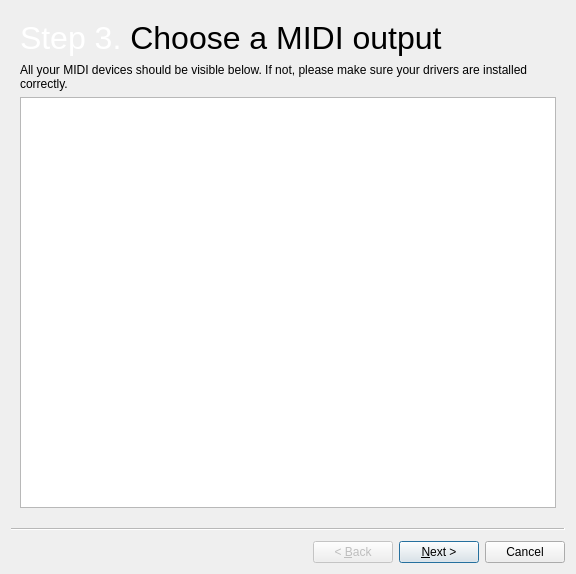
<?xml version="1.0" encoding="UTF-8"?>
<ui version="4.0">
 <class>MidiWizard</class>
 <widget class="QWizard" name="MidiWizard">
  <property name="geometry">
   <rect>
    <x>0</x>
    <y>0</y>
    <width>576</width>
    <height>574</height>
   </rect>
  </property>
  <property name="windowTitle">
   <string>Wizard</string>
  </property>
  <widget class="QWizardPage" name="wizardPage">
   <layout class="QVBoxLayout" name="verticalLayout_3">
    <item>
     <widget class="QLabel" name="label_12">
      <property name="text">
       <string>&lt;html&gt;&lt;head/&gt;&lt;body&gt;&lt;p&gt;&lt;span style=&quot; font-size:24pt; color:#ffffff;&quot;&gt;Step 3. &lt;/span&gt;&lt;span style=&quot; font-size:24pt; color:#000000;&quot;&gt;Choose a MIDI output&lt;/span&gt;&lt;/p&gt;&lt;/body&gt;&lt;/html&gt;</string>
      </property>
     </widget>
    </item>
    <item>
     <widget class="QLabel" name="label_11">
      <property name="text">
       <string>All your MIDI devices should be visible below. If not, please make sure your drivers are installed correctly.</string>
      </property>
      <property name="wordWrap">
       <bool>true</bool>
      </property>
     </widget>
    </item>
    <item>
     <widget class="QListWidget" name="listWidget_out_3"/>
    </item>
   </layout>
  </widget>
  <widget class="QWizardPage" name="wizardPage_2">
   <layout class="QVBoxLayout" name="verticalLayout_4">
    <item>
     <widget class="QLabel" name="label_13">
      <property name="text">
       <string>&lt;html&gt;&lt;head/&gt;&lt;body&gt;&lt;p&gt;&lt;span style=&quot; font-size:24pt; color:#ffffff;&quot;&gt;Step 4. &lt;/span&gt;&lt;span style=&quot; font-size:24pt; color:#000000;&quot;&gt;Configure your MIDI setup&lt;/span&gt;&lt;/p&gt;&lt;/body&gt;&lt;/html&gt;</string>
      </property>
     </widget>
    </item>
    <item>
     <widget class="QLabel" name="label_14">
      <property name="text">
       <string>Tip: You can use channels to have many instruments sound on the same physical device. It is advised that each track has its own channel. Not all MIDI instruments support all programs.</string>
      </property>
      <property name="wordWrap">
       <bool>true</bool>
      </property>
     </widget>
    </item>
    <item>
     <layout class="QGridLayout" name="gridLayout">
      <item row="4" column="1">
       <widget class="QLineEdit" name="lineEdit">
        <property name="placeholderText">
         <string>Search...</string>
        </property>
       </widget>
      </item>
      <item row="0" column="1">
       <widget class="QComboBox" name="comboBox">
        <item>
         <property name="text">
          <string>Channel A</string>
         </property>
        </item>
        <item>
         <property name="text">
          <string>Channel B</string>
         </property>
        </item>
        <item>
         <property name="text">
          <string>Channel C</string>
         </property>
        </item>
        <item>
         <property name="text">
          <string>Channel D</string>
         </property>
        </item>
        <item>
         <property name="text">
          <string>Channel E</string>
         </property>
        </item>
        <item>
         <property name="text">
          <string>Channel F</string>
         </property>
        </item>
        <item>
         <property name="text">
          <string>Channel G</string>
         </property>
        </item>
        <item>
         <property name="text">
          <string>Channel H</string>
         </property>
        </item>
        <item>
         <property name="text">
          <string>Channel I</string>
         </property>
        </item>
        <item>
         <property name="text">
          <string>Percussion (Channel J)</string>
         </property>
        </item>
        <item>
         <property name="text">
          <string>Channel K</string>
         </property>
        </item>
        <item>
         <property name="text">
          <string>Channel L</string>
         </property>
        </item>
        <item>
         <property name="text">
          <string>Channel M</string>
         </property>
        </item>
        <item>
         <property name="text">
          <string>Channel N</string>
         </property>
        </item>
        <item>
         <property name="text">
          <string>Channel O</string>
         </property>
        </item>
        <item>
         <property name="text">
          <string>Channel P</string>
         </property>
        </item>
       </widget>
      </item>
      <item row="1" column="1">
       <widget class="QLabel" name="label_2">
        <property name="text">
         <string>No other track is currently using this channel!</string>
        </property>
       </widget>
      </item>
      <item row="3" column="1">
       <widget class="QListWidget" name="listWidget_out_4"/>
      </item>
      <item row="3" column="0">
       <widget class="QLabel" name="label_3">
        <property name="text">
         <string>Program:</string>
        </property>
        <property name="alignment">
         <set>Qt::AlignLeading|Qt::AlignLeft|Qt::AlignTop</set>
        </property>
       </widget>
      </item>
      <item row="0" column="0">
       <widget class="QLabel" name="label">
        <property name="text">
         <string>Channel:</string>
        </property>
       </widget>
      </item>
      <item row="2" column="1">
       <spacer name="verticalSpacer">
        <property name="orientation">
         <enum>Qt::Vertical</enum>
        </property>
        <property name="sizeType">
         <enum>QSizePolicy::Fixed</enum>
        </property>
        <property name="sizeHint" stdset="0">
         <size>
          <width>20</width>
          <height>15</height>
         </size>
        </property>
       </spacer>
      </item>
     </layout>
    </item>
   </layout>
  </widget>
  <widget class="QWizardPage" name="wizardPage1">
   <layout class="QVBoxLayout" name="verticalLayout">
    <item>
     <widget class="QLabel" name="label_7">
      <property name="text">
       <string>&lt;html&gt;&lt;head/&gt;&lt;body&gt;&lt;p&gt;&lt;span style=&quot; font-size:24pt; color:#ffffff;&quot;&gt;Step 5. &lt;/span&gt;&lt;span style=&quot; font-size:24pt; color:#000000;&quot;&gt;Choose a return&lt;/span&gt;&lt;/p&gt;&lt;/body&gt;&lt;/html&gt;</string>
      </property>
     </widget>
    </item>
    <item>
     <widget class="QLabel" name="label_8">
      <property name="text">
       <string>Tip: If your MIDI device has an audio out, you can plug it back into your computer and select it here. You can manage your audio inputs by selecting &quot;Audio Setup...&quot; from the Creator Live menu. You may need to have a special setup to avoid ground loops. If you do not have an audio return, choose &quot;No Input&quot;</string>
      </property>
      <property name="wordWrap">
       <bool>true</bool>
      </property>
     </widget>
    </item>
    <item>
     <widget class="QListWidget" name="listWidget_out"/>
    </item>
   </layout>
  </widget>
  <widget class="QWizardPage" name="wizardPage2">
   <layout class="QVBoxLayout" name="verticalLayout_2">
    <item>
     <widget class="QLabel" name="label_10">
      <property name="text">
       <string>&lt;html&gt;&lt;head/&gt;&lt;body&gt;&lt;p&gt;&lt;span style=&quot; font-size:24pt; color:#ffffff;&quot;&gt;Step 6. &lt;/span&gt;&lt;span style=&quot; font-size:24pt; color:#000000;&quot;&gt;Choose an output&lt;/span&gt;&lt;/p&gt;&lt;/body&gt;&lt;/html&gt;</string>
      </property>
     </widget>
    </item>
    <item>
     <widget class="QLabel" name="label_9">
      <property name="text">
       <string>Tip: You can manage your audio outputs by choosing &quot;Audio Setup...&quot; from the &quot;Creator Live&quot; menu. If your MIDI device has an audio out, you can plug it back into your computer. Please note that you may have to have a special setup to avoid ground loops.</string>
      </property>
      <property name="wordWrap">
       <bool>true</bool>
      </property>
     </widget>
    </item>
    <item>
     <widget class="QListWidget" name="listWidget_out_2"/>
    </item>
   </layout>
  </widget>
 </widget>
 <resources/>
 <connections/>
</ui>
